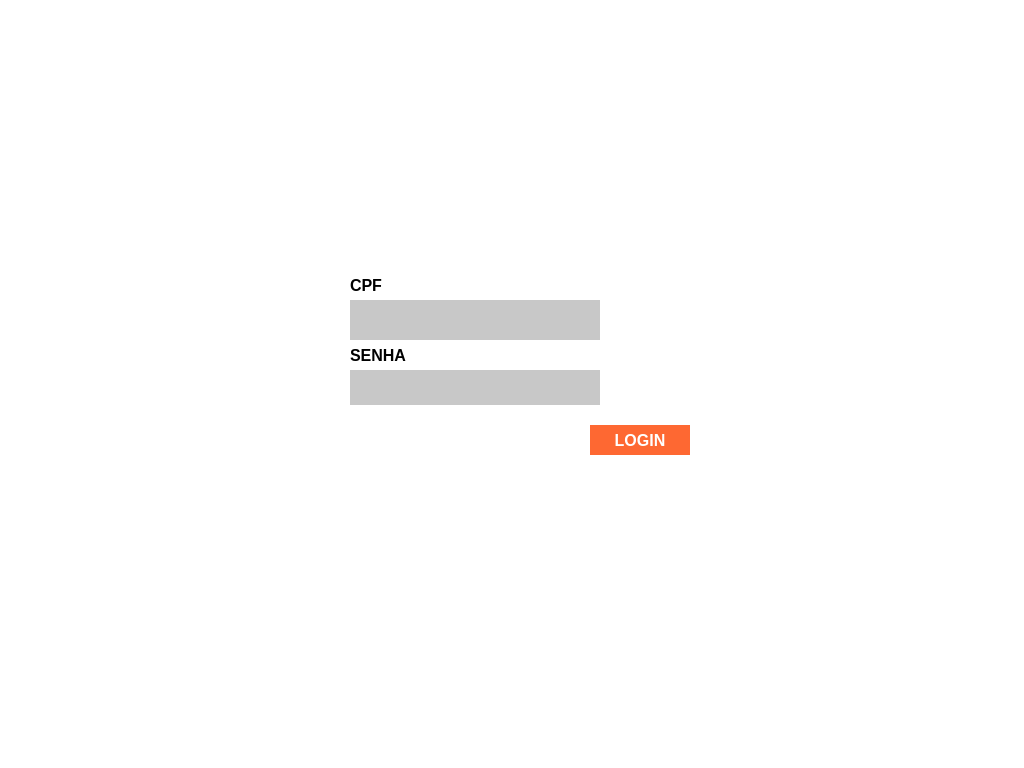
<?xml version="1.0" encoding="UTF-8"?>
<ui version="4.0">
 <class>screen_login</class>
 <widget class="QDialog" name="screen_login">
  <property name="geometry">
   <rect>
    <x>0</x>
    <y>0</y>
    <width>1024</width>
    <height>768</height>
   </rect>
  </property>
  <property name="windowTitle">
   <string>Dialog</string>
  </property>
  <property name="styleSheet">
   <string notr="true">background-color: rgb(255, 255, 255);</string>
  </property>
  <widget class="QLineEdit" name="tx_cpf">
   <property name="geometry">
    <rect>
     <x>350</x>
     <y>300</y>
     <width>250</width>
     <height>40</height>
    </rect>
   </property>
   <property name="font">
    <font>
     <pointsize>14</pointsize>
    </font>
   </property>
   <property name="styleSheet">
    <string notr="true">background-color: rgb(200, 200, 200);
border-color: rgb(200, 200, 200);
border-style: outset;</string>
   </property>
  </widget>
  <widget class="QLineEdit" name="tx_senha">
   <property name="geometry">
    <rect>
     <x>350</x>
     <y>365</y>
     <width>250</width>
     <height>40</height>
    </rect>
   </property>
   <property name="font">
    <font>
     <pointsize>14</pointsize>
    </font>
   </property>
   <property name="cursor">
    <cursorShape>IBeamCursor</cursorShape>
   </property>
   <property name="styleSheet">
    <string notr="true">background-color: rgb(200, 200, 200);
border-color: rgb(200, 200, 200);
border-style: outset;</string>
   </property>
   <property name="echoMode">
    <enum>QLineEdit::Password</enum>
   </property>
  </widget>
  <widget class="QPushButton" name="pb_login">
   <property name="geometry">
    <rect>
     <x>590</x>
     <y>425</y>
     <width>100</width>
     <height>30</height>
    </rect>
   </property>
   <property name="font">
    <font>
     <family>Microsoft YaHei UI</family>
     <pointsize>12</pointsize>
     <bold>true</bold>
    </font>
   </property>
   <property name="cursor">
    <cursorShape>PointingHandCursor</cursorShape>
   </property>
   <property name="styleSheet">
    <string notr="true">background-color: rgb(254, 104, 50);
border-style: outset;
color:rgb(255, 255, 255)</string>
   </property>
   <property name="text">
    <string>LOGIN</string>
   </property>
  </widget>
  <widget class="QLabel" name="label_7">
   <property name="geometry">
    <rect>
     <x>350</x>
     <y>270</y>
     <width>251</width>
     <height>30</height>
    </rect>
   </property>
   <property name="font">
    <font>
     <family>Microsoft YaHei UI</family>
     <pointsize>12</pointsize>
     <bold>true</bold>
    </font>
   </property>
   <property name="styleSheet">
    <string notr="true">color: rgb(0, 0, 0);</string>
   </property>
   <property name="text">
    <string>CPF</string>
   </property>
  </widget>
  <widget class="QLabel" name="label_8">
   <property name="geometry">
    <rect>
     <x>350</x>
     <y>340</y>
     <width>251</width>
     <height>30</height>
    </rect>
   </property>
   <property name="font">
    <font>
     <family>Microsoft YaHei UI</family>
     <pointsize>12</pointsize>
     <bold>true</bold>
    </font>
   </property>
   <property name="styleSheet">
    <string notr="true">color: rgb(0, 0, 0);</string>
   </property>
   <property name="text">
    <string>SENHA</string>
   </property>
  </widget>
  <widget class="QLabel" name="labelMensagem">
   <property name="geometry">
    <rect>
     <x>360</x>
     <y>430</y>
     <width>221</width>
     <height>61</height>
    </rect>
   </property>
   <property name="text">
    <string/>
   </property>
  </widget>
 </widget>
 <resources/>
 <connections/>
</ui>
